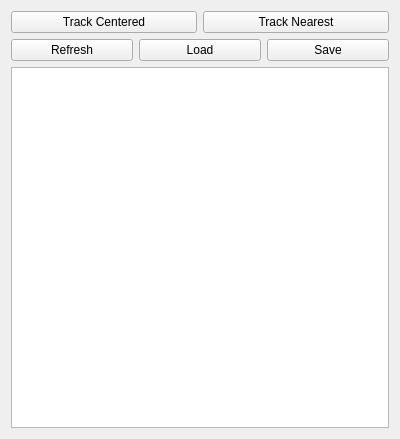
<?xml version="1.0" encoding="UTF-8"?>
<ui version="4.0">
 <class>SrPclTracking</class>
 <widget class="QWidget" name="SrPclTracking">
  <property name="geometry">
   <rect>
    <x>0</x>
    <y>0</y>
    <width>400</width>
    <height>439</height>
   </rect>
  </property>
  <property name="windowTitle">
   <string>Sr PCL Tracking</string>
  </property>
  <layout class="QVBoxLayout" name="verticalLayout_2">
   <item>
    <layout class="QHBoxLayout" name="horizontalLayout_2">
     <item>
      <widget class="QPushButton" name="trackCenteredBtn">
       <property name="text">
        <string>Track Centered</string>
       </property>
      </widget>
     </item>
     <item>
      <widget class="QPushButton" name="trackNearestBtn">
       <property name="text">
        <string>Track Nearest</string>
       </property>
      </widget>
     </item>
    </layout>
   </item>
   <item>
    <layout class="QVBoxLayout" name="verticalLayout">
     <item>
      <layout class="QHBoxLayout" name="horizontalLayout">
       <item>
        <widget class="QPushButton" name="refreshBtn">
         <property name="text">
          <string>Refresh</string>
         </property>
        </widget>
       </item>
       <item>
        <widget class="QPushButton" name="loadBtn">
         <property name="text">
          <string>Load</string>
         </property>
        </widget>
       </item>
       <item>
        <widget class="QPushButton" name="saveBtn">
         <property name="text">
          <string>Save</string>
         </property>
        </widget>
       </item>
      </layout>
     </item>
     <item>
      <widget class="QListWidget" name="listWidget"/>
     </item>
    </layout>
   </item>
  </layout>
 </widget>
 <resources/>
 <connections/>
</ui>
